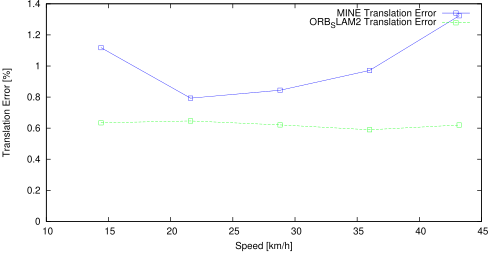

The gnuplot source for this figure:
set term postscript eps enhanced color
set output "05_ts.eps"
set size ratio 0.5
set yrange [0:*]
set xlabel "Speed [km/h]"
set ylabel "Translation Error [%]"
plot "05_ts.txt" using ($1*3.6):($2*100) title 'MINE Translation Error' lc rgb "#0000FF" pt 4 w linespoints,"05_ts.txt" using ($1*3.6):($3*100) title 'ORB_SLAM2 Translation Error' lc rgb "#00FF00" pt 4 w linespoints
